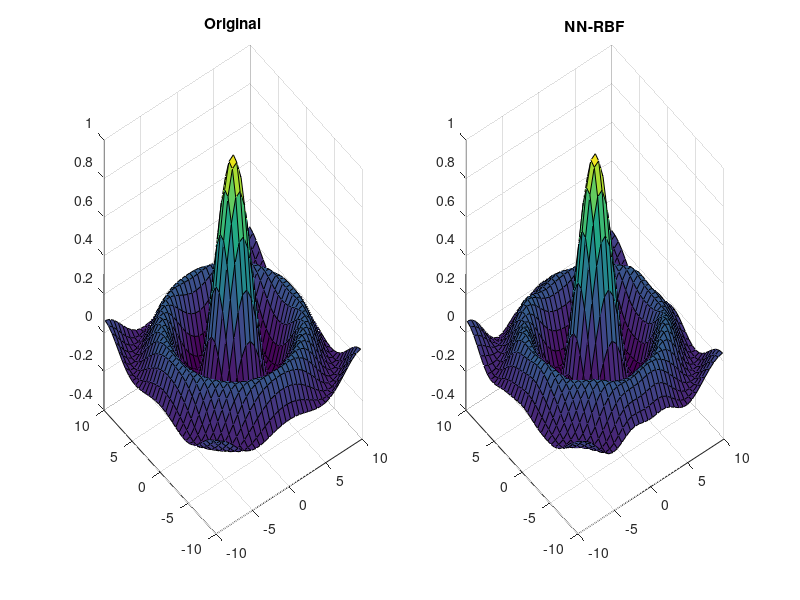

MATLAB code for this plot:
%% Data 4 a 6
close all;
clear; clc;

%% Parametros recomendados
% data4: M = 70, sigma = 3.0
% data5 y data6: M = 100, sigma = 4.0

load data4

x = [X(:)'; Y(:)']; % Entradas (2 x K)
d = Z(:); % Salidas

[~, K] = size(x); % Numero de entradas
M = 70; % Numero de neuronas

[~, mu] = kmeans(x', M); % Centros de los RBF
sigma = 3.0; % Para funcion gaussiana

G = zeros(K, M); % Matriz de salidas
w = rand(M, 1) * 4 - 2; % Vector de pesos

for g = 1 : 10 % Epocas
    for k = 1 : K % Por cada entrada
        for m = 1 : M % Por cada neurona
            aux = norm(x(:, k) - mu(m, :)'); % Norma
            G(k, m) = exp(-(aux)^2/sigma^2); % Calcular salida oculta
        end
    end
    y = G * w; % Calcular salida de la red
    w = pinv(G) * d; % Actualizar pesos
end

%% Resultados
% Reconstruir surface
gz = zeros(size(Z));
for i = 1 : size(X, 1)
    for j = 1 : size(X, 2)
        idx = (i - 1) * size(X, 1) + j; 
        gz(i, j) = y(idx);
    end
end

% Comparar
figure
hold on
grid on
subplot(1, 2, 1)
surf(X, Y, Z)
title('Original')
subplot(1, 2, 2)
surf(X, Y, gz)
title('NN-RBF')